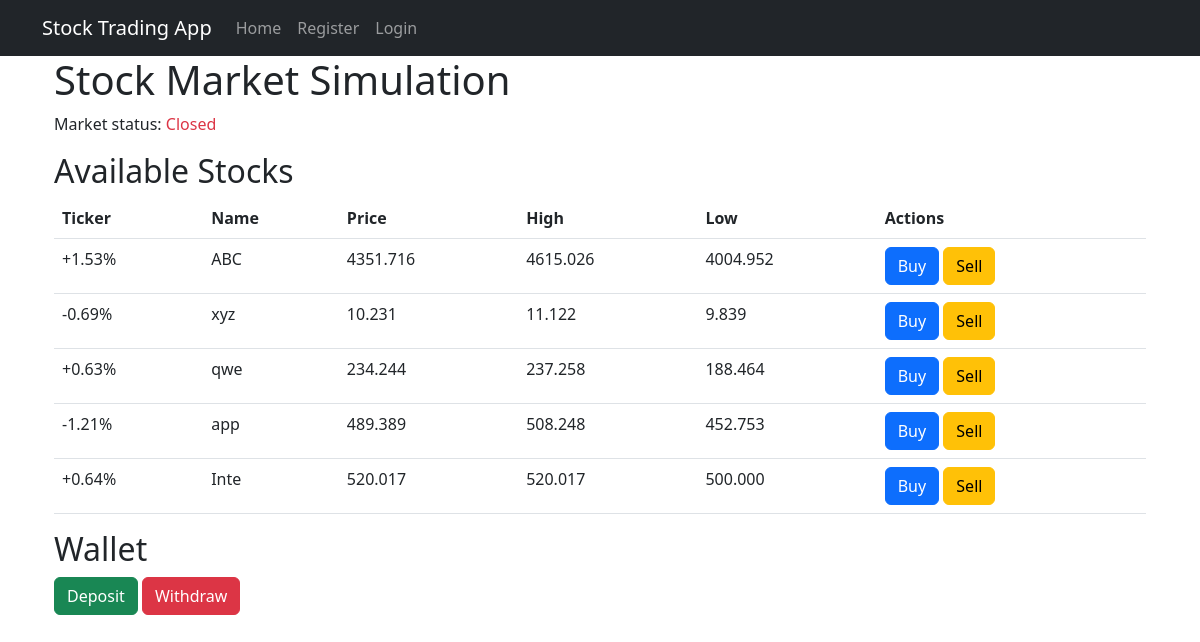
The page / on the database its author committed.
### models.py (models this page shows)
class Stock(db.Model):
    id = db.Column(db.Integer, primary_key=True)
    name = db.Column(db.String(100))
    volume = db.Column(db.Integer)
    price = db.Column(db.Float)
    prev_price = db.Column(db.Float, default=0.0)
    users = db.relationship('UserStock', backref='stock', lazy='dynamic')
    limit_orders = db.relationship('LimitOrder', backref='stock', lazy='dynamic')
    trades = db.relationship('Trade', backref='stock', lazy='dynamic')
    high = db.Column(db.Float, default=0.0)
    low = db.Column(db.Float, default=0.0)

### app.py (the view)
@app.route("/")
def index():
    stocks = Stock.query.all()
    is_admin = current_user.is_authenticated and current_user.is_admin
    market_open = is_market_open()
    return render_template('index.html', stocks=stocks, is_admin=is_admin, is_market_open=market_open)

### app.py (called while the page is built)
def is_market_open():
    current_time = datetime.now().time()
    current_day = datetime.now().strftime('%A')
    market_hours = MarketHours.query.first()
    market_schedule = MarketSchedule.query.filter(MarketSchedule.start_date <= datetime.now().date(), MarketSchedule.end_date >= datetime.now().date(), MarketSchedule.days_open.contains(current_day)).first()
    if market_hours and market_schedule:
        if market_hours.open_time <= current_time <= market_hours.close_time:
            return True
    return False

### templates/index.html (shortened to what this page needs)
{% extends "base.html" %}
{% block content %}
<div class="container">
    <h1>Stock Market Simulation</h1>
    <p>Market status: {% if is_market_open %}<span class="text-success">Open</span>{% else %}<span class="text-danger">Closed</span>{% endif %}</p>
    <h2>Available Stocks</h2>
    <table class="table">
        <thead>
            <tr>
                <th>Ticker</th>
                <th>Name</th>
                <th>Price</th>
                <th>High</th>
                <th>Low</th>
                <th>Actions</th>
            </tr>
        </thead>
        <tbody>
            {% for stock in stocks %}
            <tr>
                {% set price_change = (stock.price - stock.prev_price) / stock.prev_price * 100 if stock.prev_price else 0 %}
                <td>{% if price_change > 0 %}+{{ price_change|round(2) }}{% else %}{{ price_change|round(2) }}{% endif %}%</td>
                <td>{{ stock.name }}</td>
                <td>{{ "%.3f"|format(stock.price) }}</td>
                <td>{{  "%.3f"|format(stock.high) }}</td>
                <td>{{  "%.3f"|format(stock.low) }}</td>
                <td>
                    <a class="btn btn-primary" href="{{ url_for('buy_stock', stock_id=stock.id) }}">Buy</a>
                    <a class="btn btn-warning" href="{{ url_for('sell_stock', stock_id=stock.id) }}">Sell</a>
                </td>
            </tr>
            {% endfor %}
        </tbody>
    </table>
    <h2>Wallet</h2>
    <a class="btn btn-success" href="{{ url_for('deposit') }}">Deposit</a>
    <a class="btn btn-danger" href="{{ url_for('withdraw') }}">Withdraw</a>
</div>
{% endblock %}

### rows shown on the page
Stock: price_change "1.53", name "ABC", price "4351.716", high "4615.026", low "4004.952"
Stock: price_change "-0.69", name "xyz", price "10.231", high "11.122", low "9.839"
Stock: price_change "0.63", name "qwe", price "234.244", high "237.258", low "188.464"
Stock: price_change "-1.21", name "app", price "489.389", high "508.248", low "452.753"
Stock: price_change "0.64", name "Inte", price "520.017", high "520.017", low "500.000"
